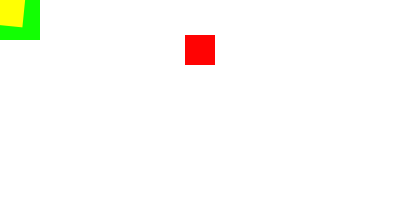
Frame 1 (no input)
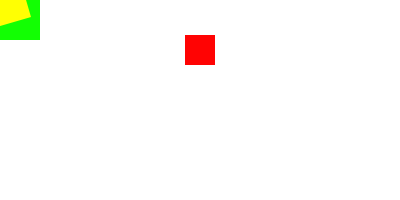
Frame 60 (the mouse pressed at the canvas centre just before this capture)
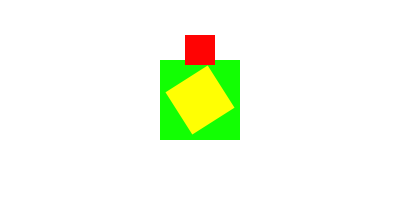
Frame 120 (the mouse held since frame 60 and released just before this capture)

The Processing sketch that drew these frames (run headless with seeded random() and noise(); from frame 60 on, the mouse is pressed at the canvas centre):

// Processing sketch: processing_91493
// ── processing_91493.pde

/*
Eleni Bazezew
2-27-2013
HW6_Transformers
Make something move using pushMatrix() popMatrix() and transform()
*/


float angle =0;

void setup() {
  size(400,200);
  smooth();

}

void draw() {
  background(255);
  noStroke();
  rectMode(CENTER);


  pushMatrix(); // make the first square follow the mouse 
  translate(mouseX,mouseY); 
  fill(18,255,3);
  rect(0,0,80,80);//1
 
  rotate(angle += 0.1);
  fill(255,255,3);
  rect(0,0,50,50);//2
  popMatrix();  
 
  translate(200,50);//moves all 3 squares into position
 
  
  fill(255,3,3);
  rect(0,0,30,30);//3
  
}
